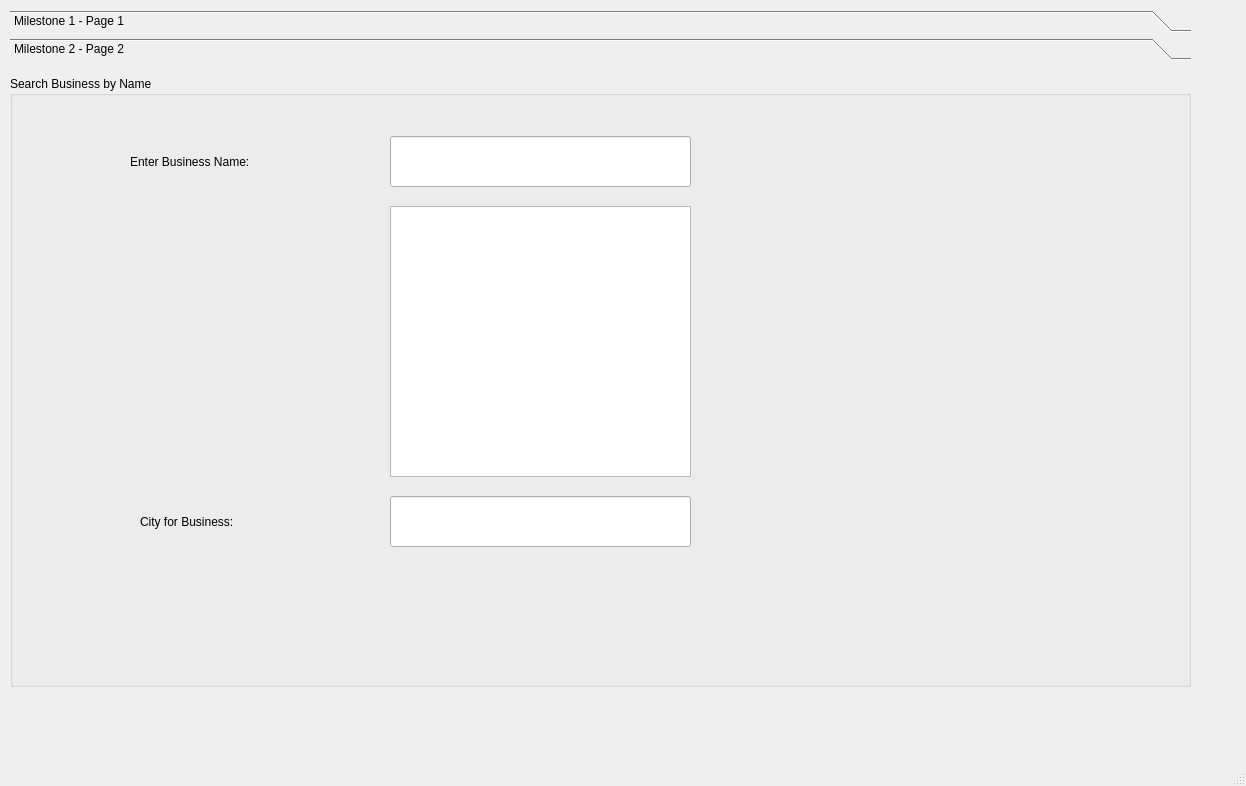
<?xml version="1.0" encoding="UTF-8"?>
<ui version="4.0">
 <class>MainWindow</class>
 <widget class="QMainWindow" name="MainWindow">
  <property name="geometry">
   <rect>
    <x>0</x>
    <y>0</y>
    <width>1246</width>
    <height>786</height>
   </rect>
  </property>
  <property name="windowTitle">
   <string>MainWindow</string>
  </property>
  <widget class="QWidget" name="centralwidget">
   <widget class="QToolBox" name="toolBox">
    <property name="geometry">
     <rect>
      <x>10</x>
      <y>10</y>
      <width>1181</width>
      <height>681</height>
     </rect>
    </property>
    <property name="styleSheet">
     <string notr="true">font: 12pt &quot;Lucida Sans&quot;;
border-color: rgb(0, 0, 0);</string>
    </property>
    <property name="currentIndex">
     <number>1</number>
    </property>
    <widget class="QWidget" name="page">
     <property name="geometry">
      <rect>
       <x>0</x>
       <y>0</y>
       <width>1181</width>
       <height>605</height>
      </rect>
     </property>
     <attribute name="label">
      <string>Milestone 1 - Page 1</string>
     </attribute>
     <widget class="QGroupBox" name="groupBox">
      <property name="geometry">
       <rect>
        <x>0</x>
        <y>10</y>
        <width>461</width>
        <height>551</height>
       </rect>
      </property>
      <property name="styleSheet">
       <string notr="true">font: 12pt &quot;Lucida Sans&quot;;
background-color: rgb(181, 206, 227);</string>
      </property>
      <property name="title">
       <string>State / City</string>
      </property>
      <widget class="QLabel" name="label">
       <property name="geometry">
        <rect>
         <x>70</x>
         <y>50</y>
         <width>61</width>
         <height>21</height>
        </rect>
       </property>
       <property name="text">
        <string>State</string>
       </property>
      </widget>
      <widget class="QComboBox" name="stateList">
       <property name="geometry">
        <rect>
         <x>160</x>
         <y>40</y>
         <width>251</width>
         <height>41</height>
        </rect>
       </property>
       <property name="styleSheet">
        <string notr="true">background-color: rgb(255, 255, 255);
font: 10pt &quot;Lucida Sans&quot;;</string>
       </property>
      </widget>
      <widget class="QLabel" name="label_2">
       <property name="geometry">
        <rect>
         <x>70</x>
         <y>120</y>
         <width>61</width>
         <height>21</height>
        </rect>
       </property>
       <property name="text">
        <string>City</string>
       </property>
      </widget>
      <widget class="QListWidget" name="cityList">
       <property name="geometry">
        <rect>
         <x>160</x>
         <y>120</y>
         <width>256</width>
         <height>401</height>
        </rect>
       </property>
       <property name="styleSheet">
        <string notr="true">background-color: rgb(255, 255, 255);
font: 10pt &quot;Lucida Sans&quot;;</string>
       </property>
      </widget>
     </widget>
     <widget class="QGroupBox" name="businessGroup">
      <property name="geometry">
       <rect>
        <x>480</x>
        <y>10</y>
        <width>701</width>
        <height>551</height>
       </rect>
      </property>
      <property name="styleSheet">
       <string notr="true">font: 12pt &quot;Lucida Sans&quot;;
background-color: rgb(181, 206, 227);</string>
      </property>
      <property name="title">
       <string>Business</string>
      </property>
      <widget class="QTableWidget" name="businessTable">
       <property name="geometry">
        <rect>
         <x>10</x>
         <y>40</y>
         <width>671</width>
         <height>491</height>
        </rect>
       </property>
       <property name="styleSheet">
        <string notr="true">background-color: rgb(255, 255, 255);
font: 10pt &quot;Lucida Sans&quot;;</string>
       </property>
       <attribute name="horizontalHeaderVisible">
        <bool>false</bool>
       </attribute>
       <attribute name="horizontalHeaderStretchLastSection">
        <bool>true</bool>
       </attribute>
       <attribute name="verticalHeaderVisible">
        <bool>false</bool>
       </attribute>
       <attribute name="verticalHeaderHighlightSections">
        <bool>true</bool>
       </attribute>
      </widget>
     </widget>
    </widget>
    <widget class="QWidget" name="page_2">
     <property name="geometry">
      <rect>
       <x>0</x>
       <y>0</y>
       <width>1181</width>
       <height>605</height>
      </rect>
     </property>
     <attribute name="label">
      <string>Milestone 2 - Page 2</string>
     </attribute>
     <widget class="QGroupBox" name="groupBox_2">
      <property name="geometry">
       <rect>
        <x>0</x>
        <y>10</y>
        <width>1181</width>
        <height>611</height>
       </rect>
      </property>
      <property name="title">
       <string>Search Business by Name</string>
      </property>
      <widget class="QLabel" name="label2_1">
       <property name="geometry">
        <rect>
         <x>120</x>
         <y>60</y>
         <width>221</width>
         <height>51</height>
        </rect>
       </property>
       <property name="text">
        <string>Enter Business Name:</string>
       </property>
      </widget>
      <widget class="QLabel" name="label2_2">
       <property name="geometry">
        <rect>
         <x>130</x>
         <y>420</y>
         <width>221</width>
         <height>51</height>
        </rect>
       </property>
       <property name="text">
        <string>City for Business:</string>
       </property>
      </widget>
      <widget class="QLineEdit" name="bname">
       <property name="geometry">
        <rect>
         <x>380</x>
         <y>60</y>
         <width>301</width>
         <height>51</height>
        </rect>
       </property>
       <property name="styleSheet">
        <string notr="true">font: 10pt &quot;Lucida Sans&quot;;</string>
       </property>
      </widget>
      <widget class="QLineEdit" name="bcity">
       <property name="geometry">
        <rect>
         <x>380</x>
         <y>420</y>
         <width>301</width>
         <height>51</height>
        </rect>
       </property>
       <property name="styleSheet">
        <string notr="true">font: 10pt &quot;Lucida Sans&quot;;</string>
       </property>
       <property name="readOnly">
        <bool>true</bool>
       </property>
      </widget>
      <widget class="QListWidget" name="businesses">
       <property name="geometry">
        <rect>
         <x>380</x>
         <y>130</y>
         <width>301</width>
         <height>271</height>
        </rect>
       </property>
      </widget>
     </widget>
    </widget>
   </widget>
  </widget>
  <widget class="QMenuBar" name="menubar">
   <property name="geometry">
    <rect>
     <x>0</x>
     <y>0</y>
     <width>1246</width>
     <height>26</height>
    </rect>
   </property>
  </widget>
  <widget class="QStatusBar" name="statusbar"/>
 </widget>
 <resources/>
 <connections/>
</ui>
